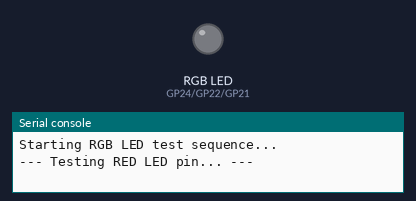
Recording of a program running on a simulated Raspberry Pi Pico running MicroPython. Shown: an RGB LED mixed from three pins (HIGH = lit), the last lines printed to the serial console. At 15.0 s the program stops and its outputs stay as they are.

Above: at 0.1 s.
At 1.1 s:
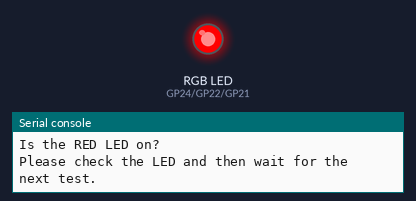
At 6.1 s:
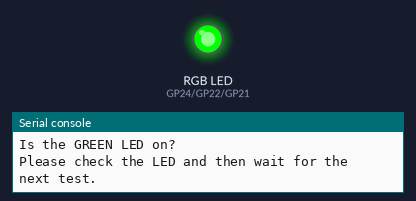
At 11.1 s:
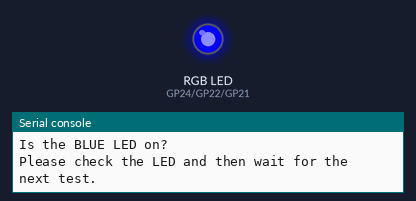
Timing chart, 0 to 15.5 s (numbered marks = the images above):
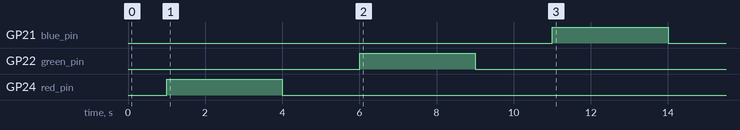

Measured:
- by itself, GP21 (blue_pin): LOW → HIGH at 11.0 s, → LOW 3.0 s later
- by itself, GP22 (green_pin): LOW → HIGH at 6.0 s, → LOW 3.0 s later
- by itself, GP24 (red_pin): LOW → HIGH at 1.0 s, → LOW 3.0 s later

The program:

PicoRgbTest.py
```python
import time
from machine import Pin

# Pin definitions for the RGB LED
# The RGB pins on the Pico are connected to GPIOs 24 (R), 22 (G), and 21 (B)
red_pin = Pin(24, Pin.OUT)
green_pin = Pin(22, Pin.OUT)
blue_pin = Pin(21, Pin.OUT)

# A function to turn all pins off
def all_off():
    red_pin.off()
    green_pin.off()
    blue_pin.off()

# Test function for a single color
def test_pin(pin_object, color_name):
    print(f"--- Testing {color_name} LED pin... ---")
    all_off() # Ensure all LEDs are off before testing
    time.sleep(1)

    # Turn on the specific pin
    pin_object.on()

    print(f"Is the {color_name} LED on?")
    print("Please check the LED and then wait for the next test.")
    time.sleep(3) # Wait for 3 seconds for the user to observe

    # Turn off the pin
    pin_object.off()
    time.sleep(1)
    print(f"--- {color_name} test complete. ---")

# Main test sequence
try:
    print("Starting RGB LED test sequence...")
    test_pin(red_pin, "RED")
    test_pin(green_pin, "GREEN")
    test_pin(blue_pin, "BLUE")

    print("\n--- Test sequence complete. ---")
    print("If you saw the LED cycle through Red, Green, and Blue, all pins are working.")

except Exception as e:
    print(f"An error occurred: {e}")
    all_off()
```
